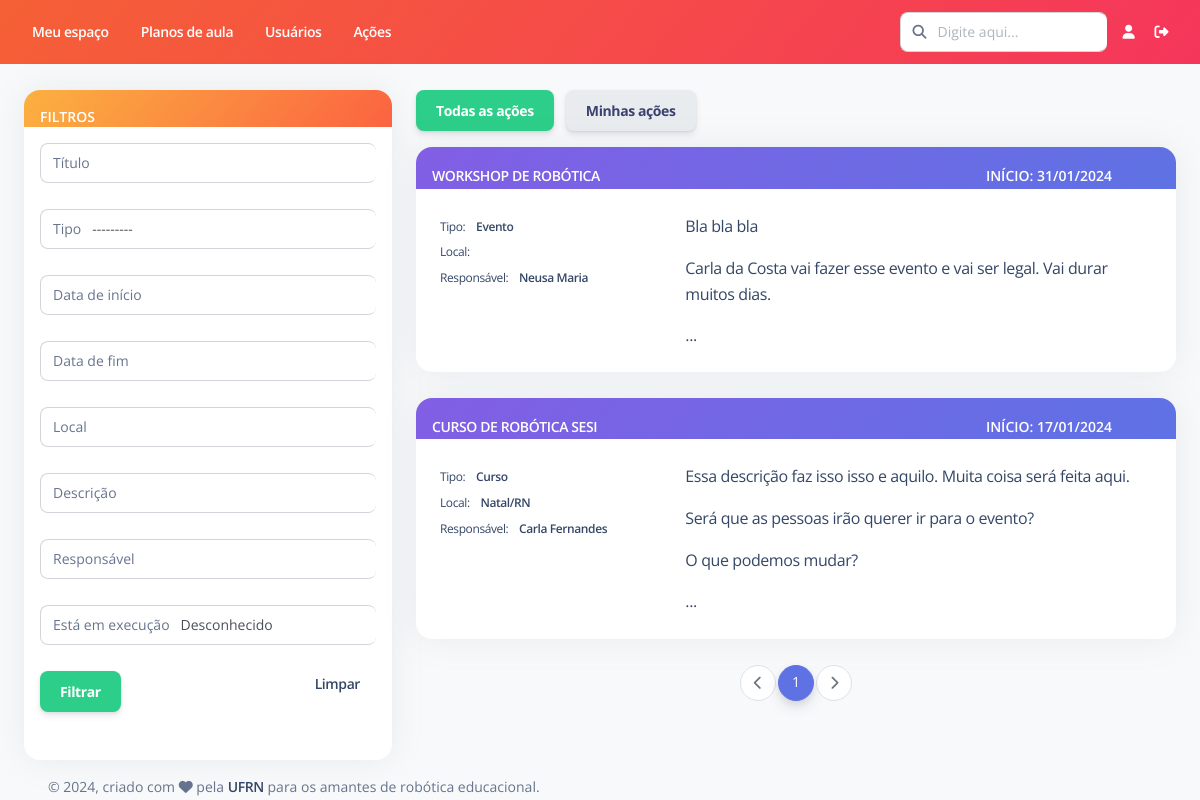
Before: /acoes/listar/ with the older database file.
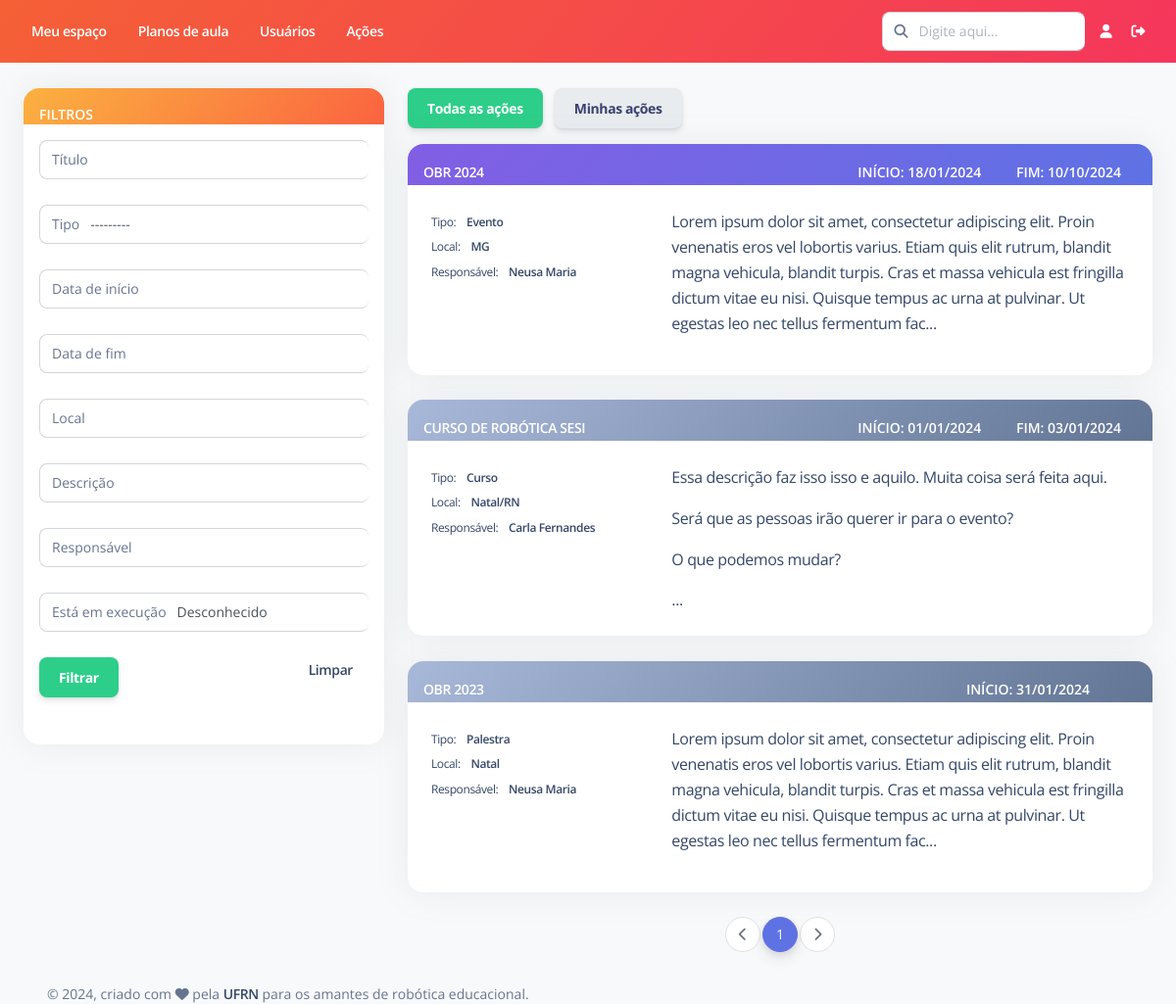
After: the same page with the newer database file.
### Acoes/models.py (models this page shows, shortened)
class Acoes(models.Model):
    titulo = models.CharField(max_length=500, verbose_name="Título")
    tipo = models.CharField(max_length=8, choices=TIPO, default='Evento')
    data_inicio = models.DateField(default = date.today, verbose_name = "Data de início")
    data_fim = models.DateField(null=True, blank = True, verbose_name = "Data de fim")
    local = models.CharField(max_length=200, null=True, blank=True, verbose_name="Local")
    descricao = models.TextField(null=True, blank=True,verbose_name="Descrição")
    responsavel = models.ForeignKey(Usuario, on_delete=models.RESTRICT,verbose_name="Responsável")
    status = models.BooleanField(default=True, verbose_name = "Está em execução")
    deletada = models.BooleanField(default=False, verbose_name = "Deletado")
    class Meta:
        ordering = ['-status', '-data_inicio', '-data_fim', 'titulo']
        verbose_name = "Ação"
        verbose_name_plural = "Ações"

### Acoes/views.py (the view)
# urls.py: path('listar/', views.ListarTodasAcoes.as_view(), name='listar'),
class ListarTodasAcoes(generic.ListView):
    model = Acoes
    template_name = 'Acoes/listar.html'
    context_object_name = 'lista_acoes'
    paginate_by = 10
    def get_queryset(self):
        qs = super().get_queryset()
        acoes_filtradas = AcoesFiltro(self.request.GET, queryset=Acoes.objects.filter(deletada=False))
        qs_filtrada = acoes_filtradas.qs
        return qs_filtrada
    def get_context_data(self,**kwargs):
        context = super(ListarTodasAcoes,self).get_context_data(**kwargs)
        acoes_filtradas = AcoesFiltro(self.request.GET, queryset=Acoes.objects.filter(deletada=False))
        context['acoes_filtradas'] = acoes_filtradas.qs
        context['form_filtro'] = acoes_filtradas.form
        context['exibir_todos'] = True
        return context

### Usuario/models.py (called while the page is built)
    def __str__(self):
        return self.first_name + " " + self.last_name

### templates/Acoes/listar.html (shortened to what the changed rows need)
{% extends "Base/base.html" %}
{% load static %}
{% load pagination_tags %}
{% load widget_tweaks %}
{% block conteudo %}
<br>
<div class="row">
    <div class="col-md-8 col-lg-8">
        <br>
        {% now "Y-m-d" as todays_date %}
        {% for acao in lista_acoes %}
            <div class="card">
                {% if acao.data_fim is not None and todays_date > acao.data_fim|date:"Y-m-d" or acao.status is False %}
                    <div id="card_header_informacoes" class="card-header bg-gradient-secondary pb-0 p-3">
                {% else %}
                    <div id="card_header_informacoes" class="card-header bg-gradient-primary pb-0 p-3">
                {% endif %}
                    <span class="text-sm mb-0 text-uppercase text-white font-weight-bold">
                        <a href="{% url 'acoes:detalhes' pk=acao.pk %}" class="text-white">
                            {{acao.titulo}}
                        </a>
                    </span>
                    <div class="float-end">
                        <span class="text-sm mb-0 text-uppercase text-white font-weight-bold px-3">
                            Início: {{ acao.data_inicio|date:"d/m/Y" }}
                        </span>
                        <span class="text-sm mb-0 text-uppercase text-white font-weight-bold px-3">
                            {% if acao.data_fim is not None %}
                                Fim: {{ acao.data_fim|date:"d/m/Y" }}
                            {% endif %}
                        </span>
                    </div>
                </div>
                <a href="{% url 'acoes:detalhes' pk=acao.pk %}">
                    <div class="card-body row">
                        <div class="col-4">
                            <span class="mb-2 text-xs">Tipo:
                                <span class="text-dark font-weight-bold ms-sm-2">
                                    {{ acao.tipo }}
                                </span>
                            </span>
                            <br>
                            <span class="mb-2 text-xs">Local:
                                <span class="text-dark font-weight-bold ms-sm-2">
                                    {% if acao.local is not None %}
                                        {{ acao.local }}
                                    {% endif %}
                                </span>
                            </span>
                            <br>
                            <span class="mb-2 text-xs">Responsável:
                                <span class="text-dark font-weight-bold ms-sm-2">
                                    {% if acao.responsavel is not None %}
                                        {{ acao.responsavel }}
                                    {% endif %}
                                </span>
                            </span>
                        </div>
                        <div class="col-8">
                            <div class="overflow-auto">
                                {{ acao.descricao|linebreaks|slice:":300" }}...
                            </div>
                        </div>
                    </div>
                </a>
            </div>
            <br>
        {% endfor %}
        <nav class="justify-content-center d-flex pagination">
            <ul class="pagination">
                {% for i in page_obj.paginator.page_range %}
                    {% if page_obj.number == i %}
                        <li class="active page-item">
                            <span class="page-link">{{ i }} <span class="sr-only">(current)</span></span>
                        </li>
                    {% elif i > page_obj.number|add:'-3' and i < page_obj.number|add:'3' %}
                        <li class="page-item">
                            <a href="?{% url_replace request 'page' i %}" class="page-link">{{ i }}</a>
                        </li>
                    {% endif %}
                {% endfor %}
            </ul>
        </nav>
    </div>
</div>
{% endblock %}

Changed rows visible on the page:
no longer on this page (row edited): Acoes: titulo "WORKSHOP DE ROBÓTICA", data_inicio "31/01/2024", tipo "Evento", responsavel "Neusa Maria", descricao "Bla bla bla Carla da Costa vai fazer esse evento e vai ser legal. Vai durar muitos dias."
added Acoes: titulo "OBR 2024", data_inicio "18/01/2024", data_fim "10/10/2024", tipo "Evento", local "MG", responsavel "Neusa Maria", descricao "Lorem ipsum dolor sit amet, consectetur adipiscing elit. Proin venenatis eros vel lobortis varius. Etiam quis elit rutrum, blandit magna vehicula, blandit turpis. Cras et massa vehicula est fringilla dictum vitae eu nisi. Quisque tempus ac urna at pulvinar. Ut egestas leo nec tellus fermentum fac"
changed Acoes "CURSO DE ROBÓTICA SESI": data_inicio "17/01/2024" → "01/01/2024"; data_fim (not shown) → "03/01/2024"
added Acoes: titulo "OBR 2023", data_inicio "31/01/2024", tipo "Palestra", local "Natal", responsavel "Neusa Maria", descricao "Lorem ipsum dolor sit amet, consectetur adipiscing elit. Proin venenatis eros vel lobortis varius. Etiam quis elit rutrum, blandit magna vehicula, blandit turpis. Cras et massa vehicula est fringilla dictum vitae eu nisi. Quisque tempus ac urna at pulvinar. Ut egestas leo nec tellus fermentum fac"
